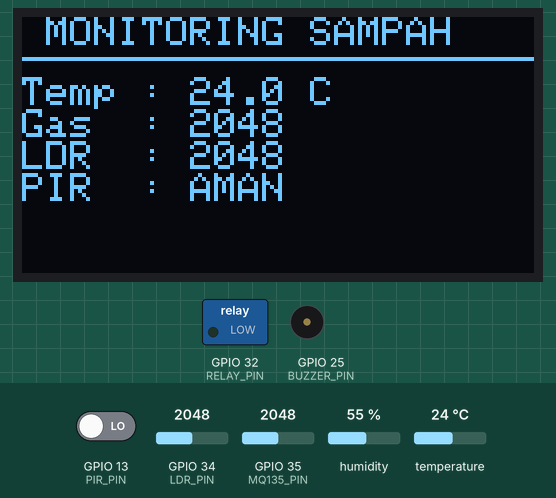
Simulated run of this sketch. Board: ESP32. On the bench: 128×64 one-colour display, switched loads named in the sketch (green lamp = pin HIGH), buzzer (waves = sounding, pin HIGH). Inputs (shaded band) come from the test bench; at power-on: GPIO 13 (PIR_PIN) LOW, temperature 24 °C, GPIO 34 (LDR_PIN) = 2048, GPIO 35 (MQ135_PIN) = 2048, humidity 55 %.

Above: at 1.2 s.
1.3 s: GPIO 13 (PIR_PIN) driven HIGH
At 3.1 s:
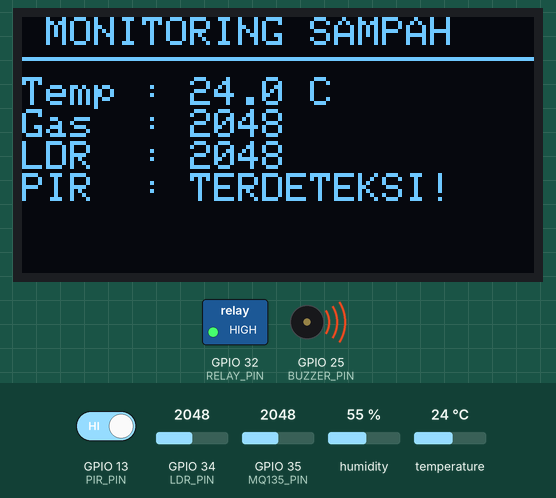
3.6 s: temperature set to 12 °C
At 5.4 s:
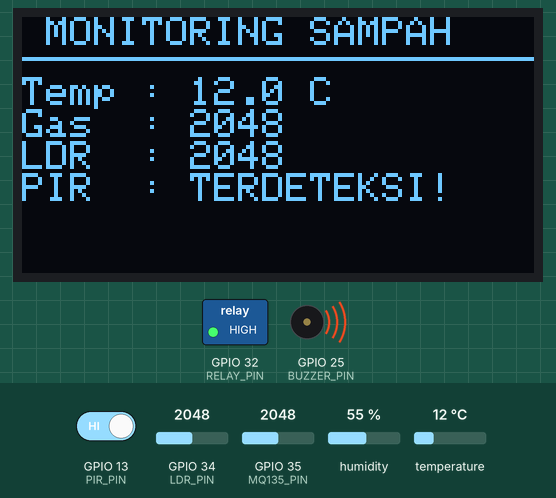
5.7 s: GPIO 34 (LDR_PIN) set to 2866
At 6.7 s:
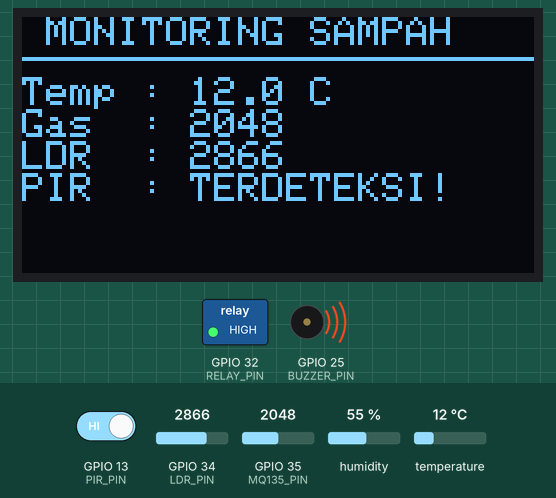
7.7 s: GPIO 35 (MQ135_PIN) set to 2866
At 9.2 s:
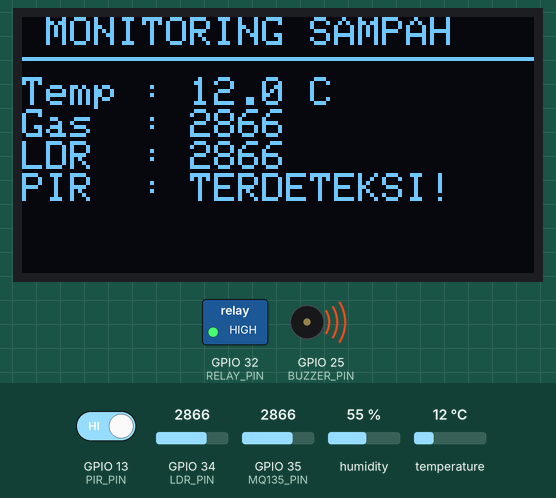
9.8 s: temperature set to 19 °C
11.8 s: GPIO 34 (LDR_PIN) set to 3972
At 12.8 s:
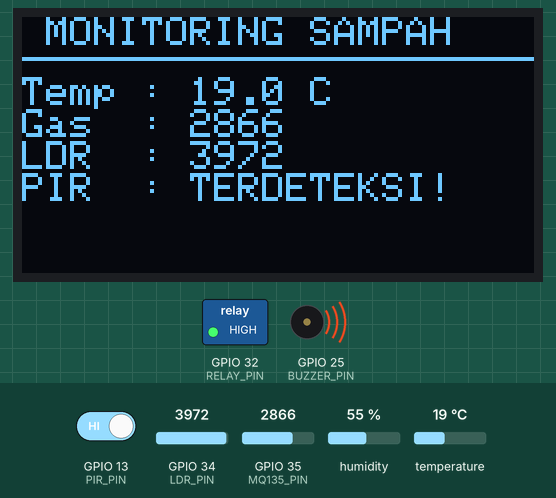
Timing chart, 0 to 14.8 s (numbered marks = the images above; inputs shaded):
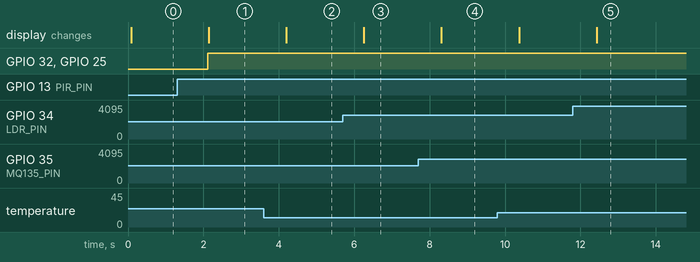

Measured:
- after the input at 1.3 s, GPIO 32 (RELAY_PIN), GPIO 25 (BUZZER_PIN): LOW → HIGH after 0.82 s; the display: changes after 0.84 s (image 1)
- after the input at 3.6 s, the display: changes after 0.60 s (image 2)
- after the input at 5.7 s, the display: changes after 0.56 s (image 3)
- after the input at 7.7 s, the display: changes after 0.61 s (image 4)
- after the input at 11.8 s, the display: changes after 0.63 s (image 5)

The sketch:

sketsa.ino
```cpp
#include <Wire.h>
#include <Adafruit_GFX.h>
#include <Adafruit_SSD1306.h>
#include <DHT.h>


#define DHTPIN 4
#define DHTTYPE DHT22
#define PIR_PIN 13
#define MQ135_PIN 35
#define LDR_PIN 34
#define BUZZER_PIN 25
#define RELAY_PIN 32


Adafruit_SSD1306 display(128, 64, &Wire, -1);
DHT dht(DHTPIN, DHTTYPE);

void setup() {
  Serial.begin(115200);

  pinMode(PIR_PIN, INPUT);
  pinMode(BUZZER_PIN, OUTPUT);
  pinMode(RELAY_PIN, OUTPUT);

  dht.begin();


  if(!display.begin(SSD1306_SWITCHCAPVCC, 0x3C)) {
    Serial.println(F("OLED gagal tersambung!"));
    for(;;);
  }

  display.clearDisplay();
  display.setTextColor(WHITE);
  display.display();
}

void loop() {

  float temp = dht.readTemperature();
  int gasValue = analogRead(MQ135_PIN);
  int ldrValue = analogRead(LDR_PIN);
  int motion = digitalRead(PIR_PIN);

  if (motion == HIGH) {
    digitalWrite(BUZZER_PIN, HIGH);
    digitalWrite(RELAY_PIN, HIGH);
  } else {
    digitalWrite(BUZZER_PIN, LOW);
    digitalWrite(RELAY_PIN, LOW);
  }

  display.clearDisplay();
  display.setTextSize(1);
  display.setCursor(0, 0);
  display.println(" MONITORING SAMPAH ");
  display.drawLine(0, 10, 128, 10, WHITE);

  display.setCursor(0, 15);
  display.printf("Temp : %.1f C\n", isnan(temp) ? 0 : temp);
  display.printf("Gas  : %d\n", gasValue);
  display.printf("LDR  : %d\n", ldrValue);
  display.printf("PIR  : %s\n", motion ? "TERDETEKSI!" : "AMAN");

  display.display();

  delay(1000);
}
```
